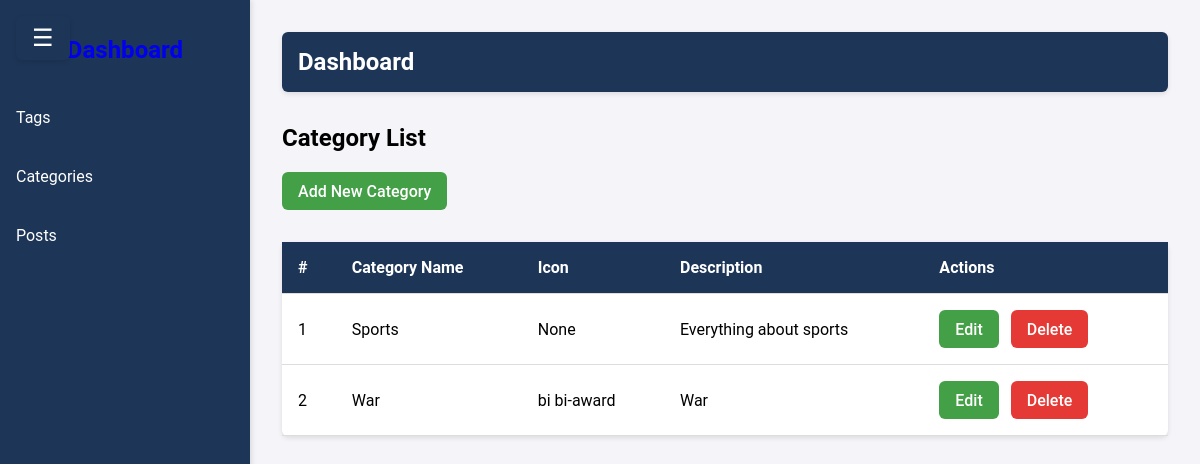
/dashboard/categories/, run on the app's committed database.
### newspaper/models.py (models this page shows, shortened)
class TimeStampModel(models.Model):
    created_at = models.DateTimeField(auto_now_add=True)
    updated_at = models.DateTimeField(auto_now=True)
    class Meta:
        abstract = True #dont create table in db

class Category(TimeStampModel):
    name = models.CharField(max_length=100)
    icon = models.CharField(max_length=100, null=True, blank=True)
    description = models.TextField(null=True, blank=True)
    class Meta:
        ordering = ["name"] #category.objects.all()
        verbose_name = "Category"
        verbose_name_plural = "Categories"

### newspaper/views.py (the view)
# urls.py: path("dashboard/categories/", views.DashboardCategoryListView.as_view(), name="dashboard-categories"),
class DashboardCategoryListView(ListView):
    model = Category
    template_name = "dashboard/category-list.html"
    context_object_name = "categories"

### newspaper/navigation.py (called while the page is built)
def nav(request):
    categories = Category.objects.all()[:4]
    return {"categories": categories}

### templates/dashboard/category-list.html (shortened to what this page needs)
{% extends "dashboard/index.html" %}
{% block content %}
  <h2>Category List</h2>
  <a href="{% url 'dashboard-category-add' %}" class="btn btn-success">Add New Category</a>
    <table>
        <thead>
            <tr>
                <th>#</th>
                <th>Category Name</th>
                <th>Icon</th>
                <th>Description</th>
                <th>Actions</th>
            </tr>
        </thead>
        <tbody>
            {% for category in categories %}
            <tr>
                <td>{{ forloop.counter }}</td>
                <td>{{ category.name }}</td>
                <td>{{ category.icon }}</td>
                <td>{{ category.description }}</td>
                <td>
                    <a href="{% url 'dashboard-category-edit' category.id %}" class="btn btn-success">Edit</a>
                    <a href="{% url 'dashboard-category-delete' category.id %}" class="btn btn-danger">Delete</a>
                </td>
            </tr>
            {% endfor %}
        </tbody>
    </table>
{% endblock %}

### static/css/dashboard.css (style rules this page uses)
body { margin: 0; padding: 0; font-family: "Roboto", sans-serif; display: flex; min-height: 100vh; background-color: #f4f4f9; }
table { width: 100%; border-collapse: collapse; margin: 2rem 0; background: white; border-radius: 6px; box-shadow: 0 2px 5px rgba(0, 0, 0, 0.1); }
table thead { background-color: #1d3557; color: white; }
th, td { padding: 1rem; text-align: left; border-bottom: 1px solid #ddd; }
.btn { display: inline-block; padding: 0.6rem 1rem; text-decoration: none; border-radius: 6px; color: white; font-weight: 500; margin-right: 0.5rem; transition: all 0.3s; }
.btn-danger { background-color: #e53935; }
.btn-success { background-color: #43a047; }

### data on the page
Category: name "Sports", icon "None", description "Everything about sports"
Category: name "War", icon "bi bi-award", description "War"
